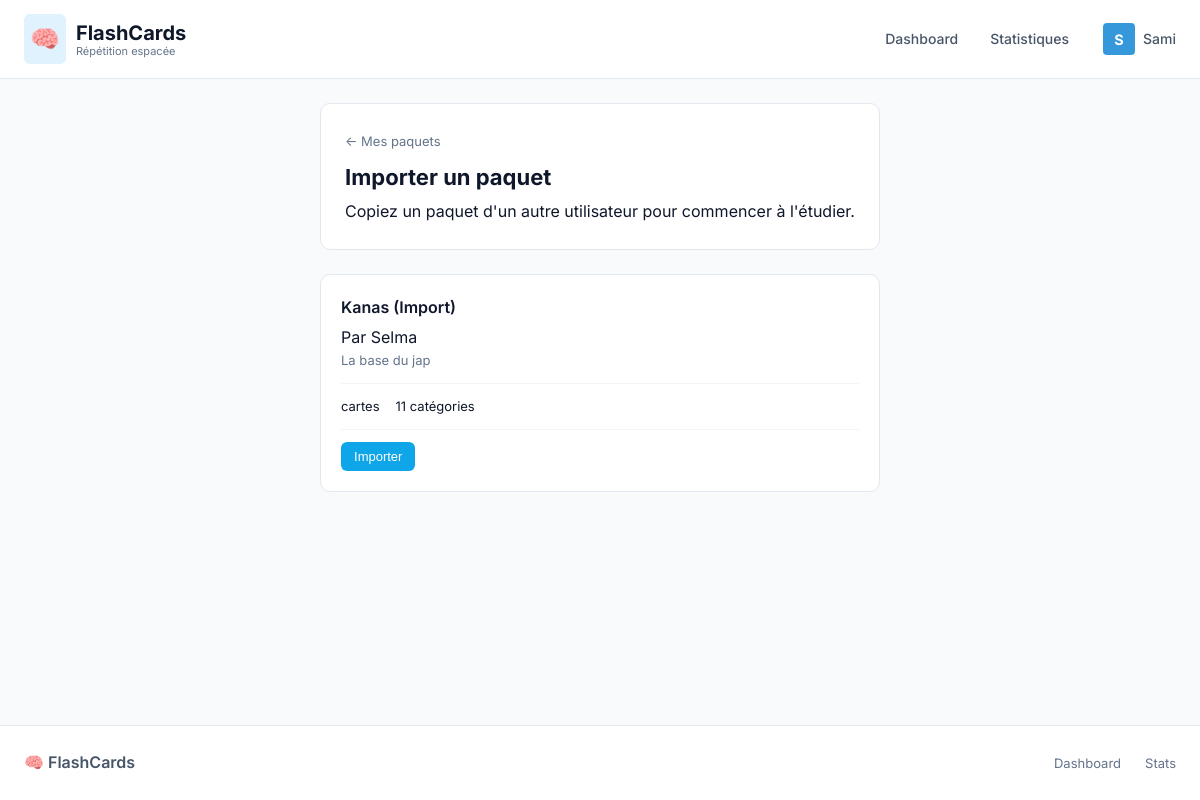
The page /decks/import-public (signed in) on the database its author committed.
### app/models.py (models this page shows, shortened)
class User(db.Model):
    id = db.Column(db.Integer, primary_key=True)
    username = db.Column(db.String(80), unique=True, nullable=False)
    password_hash = db.Column(db.String(128))  # Optional password
    is_pro = db.Column(db.Boolean, default=False)
    avatar_color = db.Column(db.String(7), default='#3498db')
    created_at = db.Column(db.DateTime, default=datetime.utcnow)
    decks = db.relationship('Deck', backref='user', lazy=True, cascade='all, delete-orphan')

class Deck(db.Model):
    id = db.Column(db.Integer, primary_key=True)
    user_id = db.Column(db.Integer, db.ForeignKey('user.id'), nullable=False)
    name = db.Column(db.String(200), nullable=False)
    description = db.Column(db.Text)
    created_at = db.Column(db.DateTime, default=datetime.utcnow)
    cards = db.relationship('Card', backref='deck', lazy=True, cascade='all, delete-orphan')
    categories = db.relationship('Category', backref='deck', lazy=True, cascade='all, delete-orphan')

### app/routes/decks.py (the view, shortened to what this page needs)
@bp.route('/import-public', methods=['GET', 'POST'])
def import_public_deck():
    public_decks = Deck.query.filter(Deck.user_id != g.user.id).all()
    return render_template('decks/import.html', decks=public_decks)

### app/routes/auth.py (called while the page is built)
@bp.before_app_request
def load_logged_in_user():
    user_id = session.get('user_id')
    if user_id is None:
        g.user = None
    else:
        g.user = User.query.get(user_id)

### app/routes/decks.py (called while the page is built)
@bp.before_request
def login_required():
    if not g.user:
        return redirect(url_for('auth.profiles'))

### app/templates/decks/import.html (shortened to what this page needs)
{% extends 'base.html' %}
{% block content %}
<div class="deck-view-header">
    <div class="header-left">
        <a href="{{ url_for('decks.list_decks') }}" class="back-link">← Mes paquets</a>
        <h1>Importer un paquet</h1>
        <p>Copiez un paquet d'un autre utilisateur pour commencer à l'étudier.</p>
    </div>
</div>
<div class="deck-grid">
    {% for deck in decks %}
    <div class="deck-card">
        <div class="deck-header">
            <h3>{{ deck.name }}</h3>
            <p>Par {{ deck.user.username }}</p>
            {% if deck.description %}
            <p class="deck-description">{{ deck.description }}</p>
            {% endif %}
        </div>
        <div class="deck-stats">
            <span class="deck-stat">{{ deck.card_count }} cartes</span>
            <span class="deck-stat">{{ deck.categories|length }} catégories</span>
        </div>
        <div class="deck-actions">
            <form method="POST" action="{{ url_for('decks.import_public_deck') }}">
                <button type="submit" class="btn btn-primary btn-sm">Importer</button>
            </form>
        </div>
    </div>
    {% else %}
    <div class="empty-state">
        <p>Aucun paquet public trouvé.</p>
    </div>
    {% endfor %}
</div>
{% endblock %}

### app/templates/base.html (shortened to what this page needs)
<!DOCTYPE html>
<html lang="fr">
<head>
    <link rel="stylesheet" href="{{ url_for('static', filename='css/style.css') }}">
</head>
<body>
    <nav class="navbar">
        <div class="navbar-inner">
            <div class="nav-brand">
                <a href="{{ url_for('main.index') }}">
                    <span class="logo-icon">🧠</span>
                    <span class="brand-text">
                        FlashCards
                        <small>Répétition espacée</small>
                    </span>
                </a>
            </div>
            <ul class="nav-links">
                <li><a href="{{ url_for('main.index') }}"
                        class="{% if request.endpoint == 'main.index' %}active{% endif %}">
                        Dashboard
                    </a></li>
                <li><a href="{{ url_for('stats.global_stats') }}"
                        class="{% if 'stats' in request.endpoint %}active{% endif %}">
                        Statistiques
                    </a></li>
                {% if g.user %}
                <li style="margin-left: 1rem; display: flex; align-items: center;">
                    <a href="{{ url_for('auth.profiles') }}"
                        style="padding: 0; display: flex; align-items: center; gap: 0.5rem;" title="Changer de profil">
                        <div
                            style="width: 32px; height: 32px; border-radius: 4px; background-color: {{ g.user.avatar_color }}; color: white; display: flex; align-items: center; justify-content: center; font-weight: bold; font-size: 0.9rem;">
                            {{ g.user.username[0]|upper }}
                        </div>
                        <span style="font-weight: 500;">{{ g.user.username }}</span>
                    </a>
                </li>
                {% endif %}
            </ul>
        </div>
    </nav>
    <main class="container">
        {% block content %}{% endblock %}
    </main>
    <footer class="footer">
        <div class="footer-inner">
            <div class="footer-brand">🧠 FlashCards</div>
            <div class="footer-links">
                <a href="{{ url_for('main.index') }}">Dashboard</a>
                <a href="{{ url_for('stats.global_stats') }}">Stats</a>
            </div>
        </div>
    </footer>
</body>
</html>

### rows shown on the page
User: user "S", user.username "Sami"
Deck: name "Kanas (Import)", user.username "Selma", description "La base du jap", categories|length "11"
